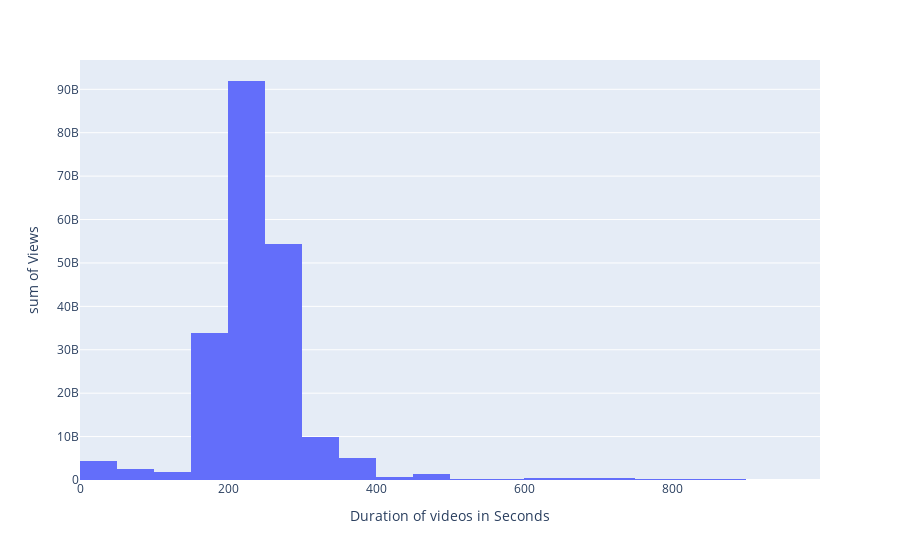

Source (notebook cell):
### Markdown cell above
**7) Does the video duration matter for views and interaction (likes/ comments)?**

### Code cell
px.histogram(video_df[video_df['durationSecs'] < 1000],
             x="durationSecs",
             y="viewCount",nbins = 40,
             labels={"viewCount" : "Views","durationSecs":"Duration of videos in Seconds"})

### Figure 1 — Plotly figure (JSON) as saved in the notebook; plotly's stock layout.template omitted (floating-point values rounded to 4 significant figures; data arrays with more than 128 entries replaced by an {"elided": "..."} marker saying what was removed)
{"data": [{"alignmentgroup": "True", "bingroup": "x", "histfunc": "sum", "hovertemplate": "Duration of videos in Seconds=%{x}<br>sum of Views=%{y}<extra></extra>", "legendgroup": "", "marker": {"color": "#636efa", "pattern": {"shape": ""}}, "name": "", "nbinsx": 40, "offsetgroup": "", "orientation": "v", "showlegend": false, "type": "histogram", "x": {"elided": "4698 int values"}, "xaxis": "x", "y": {"elided": "4698 int values"}, "yaxis": "y"}], "layout": {"barmode": "relative", "legend": {"tracegroupgap": 0}, "margin": {"t": 60}, "xaxis": {"anchor": "y", "domain": [0, 1], "title": {"text": "Duration of videos in Seconds"}}, "yaxis": {"anchor": "x", "domain": [0, 1], "title": {"text": "sum of Views"}}}}
